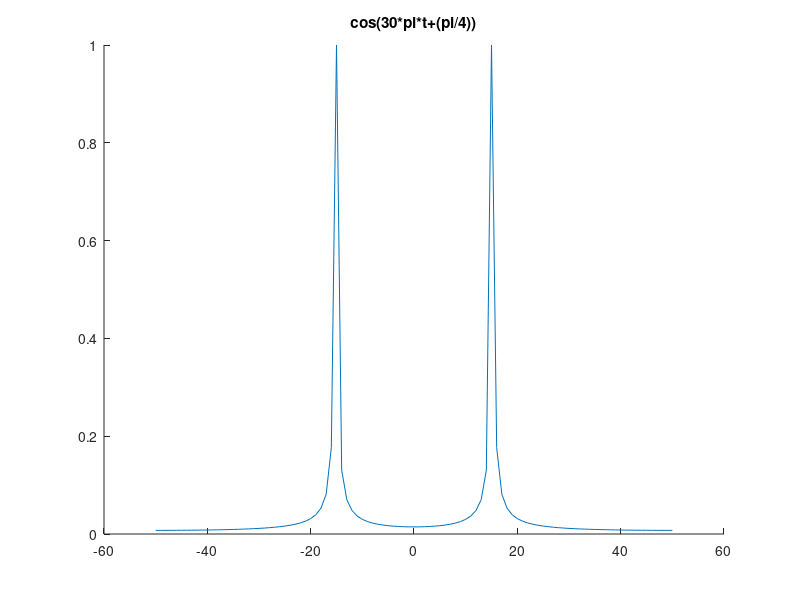
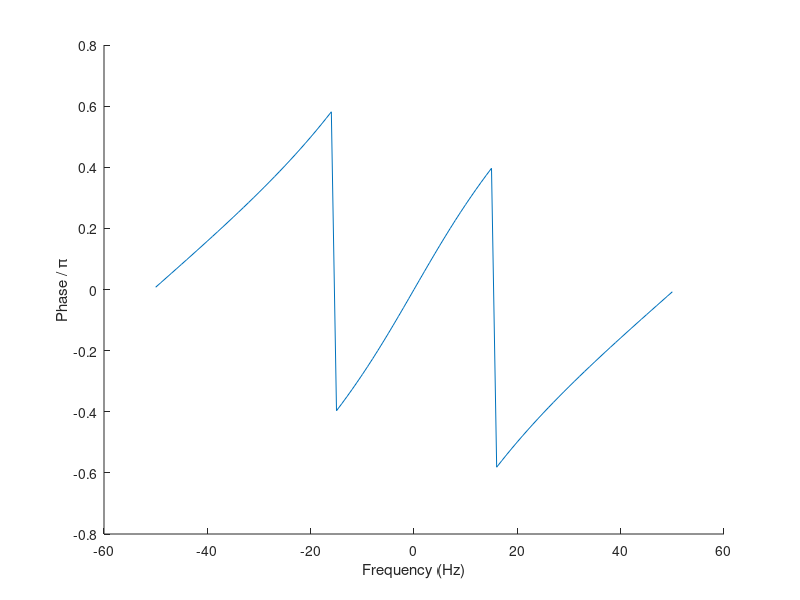

MATLAB code to generate these figures, in order:
clc;
clear;
close all;
%Soal 4_A

fs = 100;
t_end = 1;
t_start = 0;

T = abs(t_start - t_end);
ts = 1/fs;
t = t_start:ts:t_end;
x4_t = cos(30*pi*t+(pi/4));

y_raw = fftshift(fft(x4_t));
y = y_raw/max(abs(y_raw));

N_1 = T*fs;

f = ((-fs)/2):(fs/N_1):(fs/2);
figure(1)
title("cos(30*pi*t+(pi/4))");
hold on
plot(f,abs(y))
hold off

%Soal 4_B
tol = 1e-6;
y(abs(y) < tol) = 0;

theta = angle(y);
figure(2)
hold on
plot(f,theta/pi)
xlabel 'Frequency (Hz)'
ylabel 'Phase / \pi'
hold off